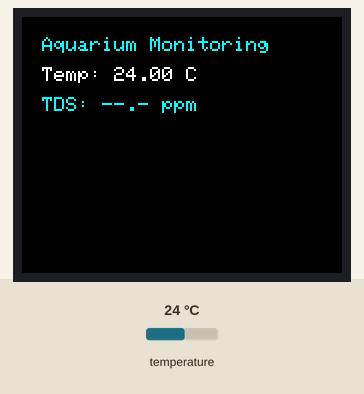
Recording of a program running on a simulated ESP32 board running MicroPython. Shown: 160×128 colour display. The inputs (shaded band) are chosen by the test bench; at power-on: temperature 24 °C. Threads take turns every 2 ms; library files of the repository ran but are not shown: st7735.py, sysfont.py; what the program prints to the serial console is not drawn.

Above: at 1.3 s.
1.4 s: temperature set to 12 °C
At 4.4 s:
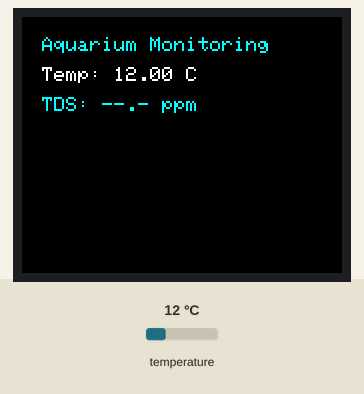
4.7 s: temperature set to 19 °C
8.7 s: temperature set to 28 °C
At 12.2 s:
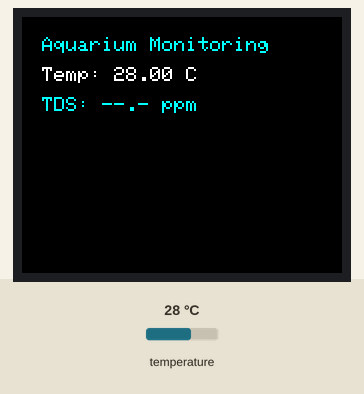
Timing chart, 0 to 13.7 s (numbered marks = the images above; inputs shaded):
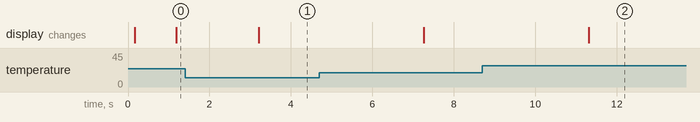

Measured:
- after the input at 1.4 s, the display: changes after 1.8 s (image 1)
- after the input at 8.7 s, the display: changes after 2.6 s (image 2)

The program:

main_demo_sensor_values.py
```python
from machine import SPI, Pin
from old_tft import *
from temp_class import TempSensor
from tdss import TDSSensor
from st7735 import TFT
import _thread
import time


# Initialize the TFT display
try:
    # Initialize SPI before passing it to TFTDisplay
    tft_display = TFTDisplay(spi, cs_pin=15, dc_pin=21, reset_pin=4)
    tft_display.tft.rotation(3)  # Set rotation after initialization
    print("TFT Display initialized successfully.")
except Exception as e:
    print(f"Error initializing TFT Display: {e}")

# Define a lock for synchronized display updates
display_lock = _thread.allocate_lock()

def display_safe(position, text, color, size=1):
    """
    Safely update the TFT display.
    Ensures no overlapping updates from multiple threads.

    :param position: Tuple (x, y) for text location.
    :param text: Text to display.
    :param color: Color of the text in RGB565.
    :param size: Font size multiplier.
    """
    with display_lock:
        x, y = position
        try:
            tft_display.display((x, y), text, color, size=size)
            print(f"Displayed on TFT: '{text}' at {position} with color {color} and size {size}")
        except Exception as e:
            print(f"Error displaying text on TFT at position {position}: {e}")

def temp_thread(delay_temp):
    """
    Temperature monitoring function to be run in a separate thread.

    :param delay_temp: Delay between readings in milliseconds.
    """
    try:
        data_pin_temp = 2
        sensor = TempSensor(data_pin_temp, delay_temp)
        # Removed sensor.start_continuous_reading() to prevent potential blocking
        print("Temperature monitoring started.")

        while True:
            temp_value = sensor.read_temperature()
            if temp_value is not None:
                temp_text = f"Temp: {temp_value:.2f} C"
                print(f"Temperature: {temp_value} C")
                display_safe((10, 25), temp_text, color=TFT.WHITE, size=1)  # Adjusted y-position
            else:
                print("No temperature data available")
                display_safe((10, 25), "Temp: N/A", color=TFT.RED, size=1)
            time.sleep(delay_temp / 1000)  # Convert delay to seconds
    except Exception as e:
        print(f"Error in temperature thread: {e}")

def tds_thread(delay_tds):
    """
    TDS monitoring function to be run in a separate thread.

    :param delay_tds: Delay between readings in seconds.
    """
    try:
        ADC_PIN = 12
        CALIBRATION_FACTOR = 300.0

        tds_sensor = TDSSensor(
            adc_pin_num=ADC_PIN,
            calibration_factor=CALIBRATION_FACTOR,
            read_interval=delay_tds
        )
        # Removed tds_sensor.start_monitoring() to prevent potential blocking
        print("TDS monitoring started.")

        while True:
            tds_value = tds_sensor.read_tds()
            if tds_value is not None:
                tds_text = f"TDS: {tds_value:.2f} ppm"
                print(f"TDS Value: {tds_value} ppm")
                display_safe((10, 40), tds_text, color=TFT.CYAN, size=1)  # Adjusted y-position
            else:
                print("No TDS sensor found!")
                display_safe((10, 40), "TDS: N/A", color=TFT.RED, size=1)
            time.sleep(delay_tds)
    except Exception as e:
        print(f"Error in TDS thread: {e}")

# Initial display setup before starting threads
try:
    tft_display.tft.fill(TFT.BLACK)  # Clear the screen once at the start
    display_safe((10, 10), "Aquarium Monitoring", color=TFT.CYAN, size=1)  # Title with larger size
    display_safe((10, 25), "Temp: --.- C", color=TFT.WHITE, size=1)
    display_safe((10, 40), "TDS: --.- ppm", color=TFT.CYAN, size=1)
    print("Initial display setup complete.")
except Exception as e:
    print(f"Error during initial display setup: {e}")

# Start threads directly using _thread.start_new_thread
try:
    _thread.start_new_thread(temp_thread, (1000,))  # 1-second delay (1000 ms)
    _thread.start_new_thread(tds_thread, (2,))       # 2-second delay
    print("Threads started successfully.")
except Exception as e:
    print(f"Error starting threads: {e}")

# Keep the main thread alive to allow background threads to run
try:
    while True:
        time.sleep(1)  # Sleep to reduce CPU usage
except KeyboardInterrupt:
    print("Program terminated by user.")
```

old_tft.py
```python
from machine import Pin, SPI
from st7735 import TFT
from sysfont import sysfont  # Ensure sysfont.py is uploaded

class TFTDisplay:
    def __init__(self, spi, cs_pin, dc_pin, reset_pin):
        self.tft = TFT(spi, Pin(dc_pin, Pin.OUT), Pin(reset_pin, Pin.OUT), Pin(cs_pin, Pin.OUT))
        self.tft.initr()                 # Initialize for "red tab" variant
        self.tft.rgb(True)               # Set RGB color order
        self.tft.fill(TFT.BLACK)         # Clear screen with black background

    def display(self, position, text, color=TFT.WHITE, font=sysfont, size=1):
        """
        Display text on the TFT screen.

        :param position: Tuple (x, y) for text location
        :param text: String to display
        :param color: Color of the text (default: TFT.WHITE)
        :param font: Font to use (default: sysfont)
        :param size: Font size scaling (default: 1)
        """
        self.tft.text(position, text, color, font, size)

# SPI configuration
spi = SPI(1, baudrate=20000000, polarity=0, phase=0, sck=Pin(18), mosi=Pin(23))
```

temp_class.py
```python
# temp_class.py
from machine import Pin
import onewire
import ds18x20
import time
from onewire import OneWireError

class TempSensor:
    def __init__(self, data_pin, delay):  # Default delay of 750ms
        self.data_pin = data_pin
        self.ow = onewire.OneWire(Pin(self.data_pin))
        self.ds = ds18x20.DS18X20(self.ow)
        self.delay = delay
        self.roms = self.ds.scan()
        if not self.roms:
            self.sensor_available = False
        else:
            # print("Found devices:", self.roms)
            self.sensor_available = True

    def read_temperature(self):
        if self.sensor_available:
            try:
                self.ds.convert_temp()
                time.sleep_ms(self.delay)
                if self.roms:
                    temp_c = self.ds.read_temp(self.roms[0])
                    return temp_c
                else:
                    return None
            except OneWireError as e:
                print(f"OneWireError during temperature read: {e}")
                return None
            except Exception as e:
                print(f"Unexpected error during temperature read: {e}")
                return None
        else:
            return None

    def start_continuous_reading(self):
        if self.sensor_available:
            try:
                while True:
                    temperature = self.read_temperature()
                    if temperature is not None:
                        print(f"Temperature: {temperature:.2f} C")
                        print("========================")
                    else:
                        print("Failed to read temperature.")
                    time.sleep_ms(self.delay)  # Use sleep in milliseconds
            except KeyboardInterrupt:
                print("Exiting temperature monitoring...")
            except Exception as e:
                print(f"Error in temperature monitoring thread: {e}")
        else:
            print("No temperature sensor found!")
```

tdss.py
```python
import machine
import time

class TDSSensor:
    def __init__(self, adc_pin_num=12, calibration_factor=1.0, read_interval=2):
        """
        Initializes the TDS Sensor.

        :param adc_pin_num: GPIO pin number connected to the TDS sensor's analog output (default: 12)
        :param calibration_factor: Factor to convert voltage to TDS (ppm) (default: 1.0)
        :param read_interval: Time between readings in seconds (default: 2)
        """
        self.adc_pin_num = adc_pin_num
        self.calibration_factor = calibration_factor
        self.read_interval = read_interval

        # Initialize ADC
        self.adc = machine.ADC(machine.Pin(self.adc_pin_num))
        self.adc.atten(machine.ADC.ATTN_11DB)  # ~0 - 3.6V
        self.adc.width(machine.ADC.WIDTH_12BIT)  # 12-bit resolution

    def read_adc_value(self):
        """
        Reads the raw ADC value from the TDS sensor.

        :return: Raw ADC value (integer)
        """
        adc_value = self.adc.read()
        return adc_value

    def convert_adc_to_voltage(self, adc_value):
        """
        Converts ADC value to voltage.

        :param adc_value: Raw ADC value
        :return: Voltage in volts (float)
        """
        max_adc = 4095  # 12-bit ADC
        max_voltage = 3.6  # Maximum voltage corresponding to ADC max value
        voltage = (adc_value / max_adc) * max_voltage
        return voltage

    def calculate_tds(self, voltage):
        """
        Converts voltage to TDS (ppm).

        :param voltage: Voltage in volts
        :return: TDS value in ppm (float)
        """
        tds = voltage * self.calibration_factor
        return tds

    def get_tds_reading(self):
        """
        Performs a single TDS reading.

        :return: Tuple containing (adc_value, voltage, tds)
        """
        adc_value = self.read_adc_value()
        voltage = self.convert_adc_to_voltage(adc_value)
        tds = self.calculate_tds(voltage)
        return adc_value, voltage, tds

    def start_monitoring(self):
        """
        Starts continuous TDS monitoring and prints the readings to the serial console.
        """
        print("Starting TDS Monitoring...")
        try:
            while True:
                adc_value, voltage, tds = self.get_tds_reading()
                # print(f"ADC Value: {adc_value} | Voltage: {voltage:.2f} V | TDS: {tds:.2f} ppm")
                print(f"TDS: {tds:.2f} ppm")
                time.sleep(self.read_interval)
        except KeyboardInterrupt:
            print("\nTDS Monitoring Stopped.")
```
